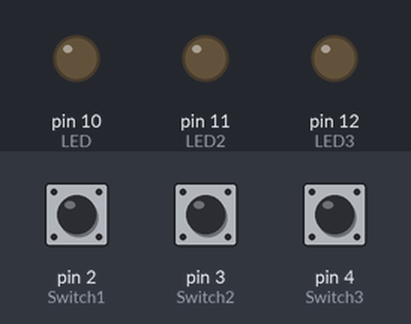
A sketch run on a simulated Arduino Uno, built with avr-gcc and run on an emulated ATmega328P. Parts: output pins drawn as LEDs (lit = HIGH). Inputs (shaded band) come from the test bench; at power-on: pin 2 (Switch1) LOW, pin 3 (Switch2) LOW, pin 4 (Switch3) LOW.

Above: at 1.2 s.
1.3 s: pin 2 (Switch1) pulled HIGH for 0.15 s
At 1.37 s:
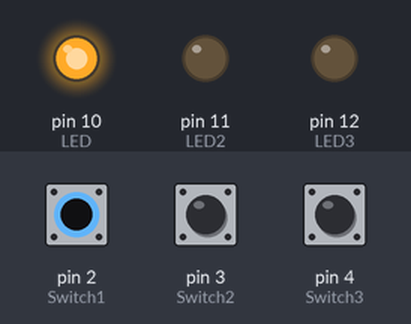
2.9 s: pin 3 (Switch2) pulled HIGH for 0.15 s
At 2.97 s:
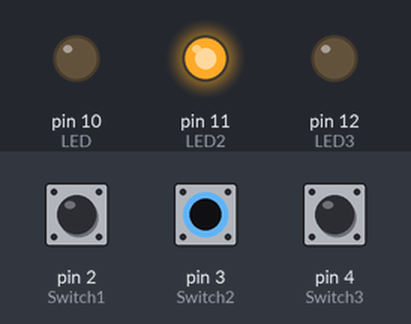
4.5 s: pin 4 (Switch3) pulled HIGH for 0.15 s
At 4.57 s:
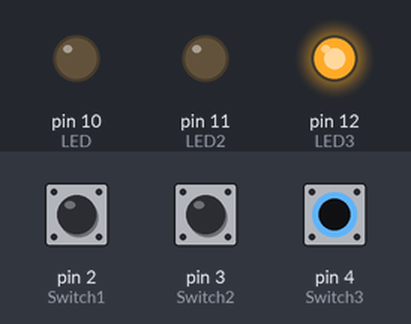
6.1 s: pin 4 (Switch3) pulled HIGH for 3.2 s
At 9.7 s:
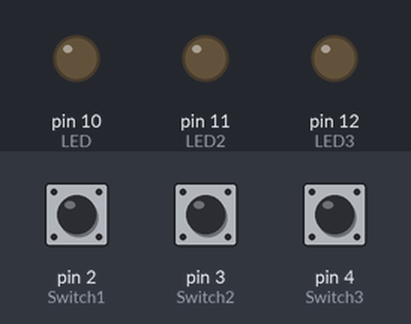
10.8 s: pin 2 (Switch1) pulled HIGH for 3.2 s
At 12.1 s:
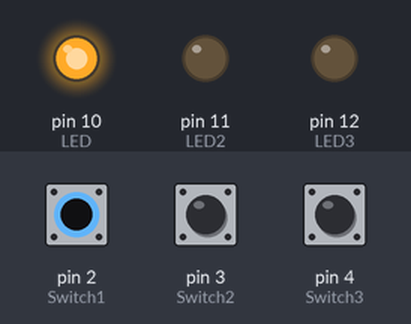
15.5 s: pin 2 (Switch1) driven HIGH and pin 3 (Switch2) driven HIGH
At 16.9 s:
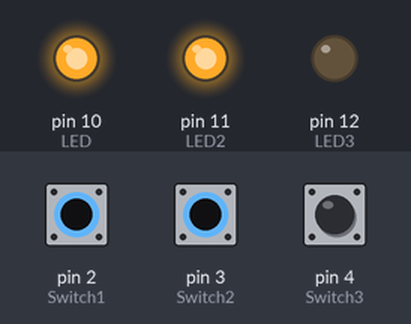
Timing chart, 0 to 18.0 s (numbered marks = the images above; inputs shaded):
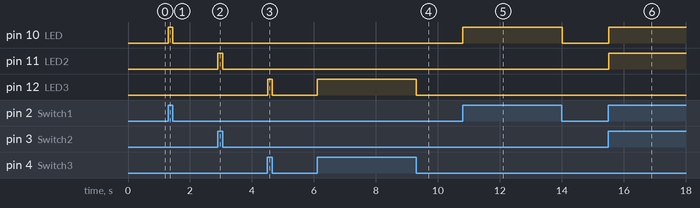

The sketch:

DAY_4.ino
```cpp
int LED = 10; //RED
int LED2 = 11; //YELLOW
int LED3 = 12; //GREEN
int Switch1 = 2;
int Switch2 = 3;
int Switch3 = 4;


void setup() {
  // put your setup code here, to run once:
  pinMode(LED, OUTPUT);
  pinMode(LED2, OUTPUT);
  pinMode(LED3, OUTPUT);
  pinMode(Switch1, INPUT);
  pinMode(Switch2, INPUT);
  pinMode(Switch3, INPUT);

}

void loop() {
  //SWITCH/LED 1 ON/OFF
  if(digitalRead(Switch1) == 1) {
    digitalWrite(LED, HIGH); //5V TO LED WHEN SWITCH ON
  }
  else {
    digitalWrite(LED, LOW); //GROUND TO LED WHEN SWITCH OFF
  }
   //SWITCH/LED 2 ON/OFF
  if(digitalRead(Switch2) == 1) {
    digitalWrite(LED2, HIGH); //5V TO YELLOW LED2 WHEN SWITCH ON
  }
  else {
    digitalWrite(LED2, LOW); //GROUND TO YELLOW LED2 WHEN SWITCH OFF
  }
   //SWITCH/LED 3 ON/OFF
  if(digitalRead(Switch3) == 1) {
    digitalWrite(LED3, HIGH); //5V TO GREEN LED3 WHEN SWITCH ON
  }
  else {
    digitalWrite(LED3, LOW); //GROUND TO GREEN LED3 WHEN SWITCH OFF
  }
  }
```

Measured:
- after the input at 1.3 s, pin 10 (LED): LOW → HIGH at once, → LOW 0.15 s later
- after the input at 2.9 s, pin 11 (LED2): LOW → HIGH at once, → LOW 0.15 s later
- after the input at 4.5 s, pin 12 (LED3): LOW → HIGH at once, → LOW 0.15 s later
- after the input at 6.1 s, pin 12 (LED3): LOW → HIGH at once, → LOW 3.2 s later
- after the input at 10.8 s, pin 10 (LED): LOW → HIGH at once, → LOW 3.2 s later
- after the input at 15.5 s, pin 10 (LED), pin 11 (LED2): LOW → HIGH at once
